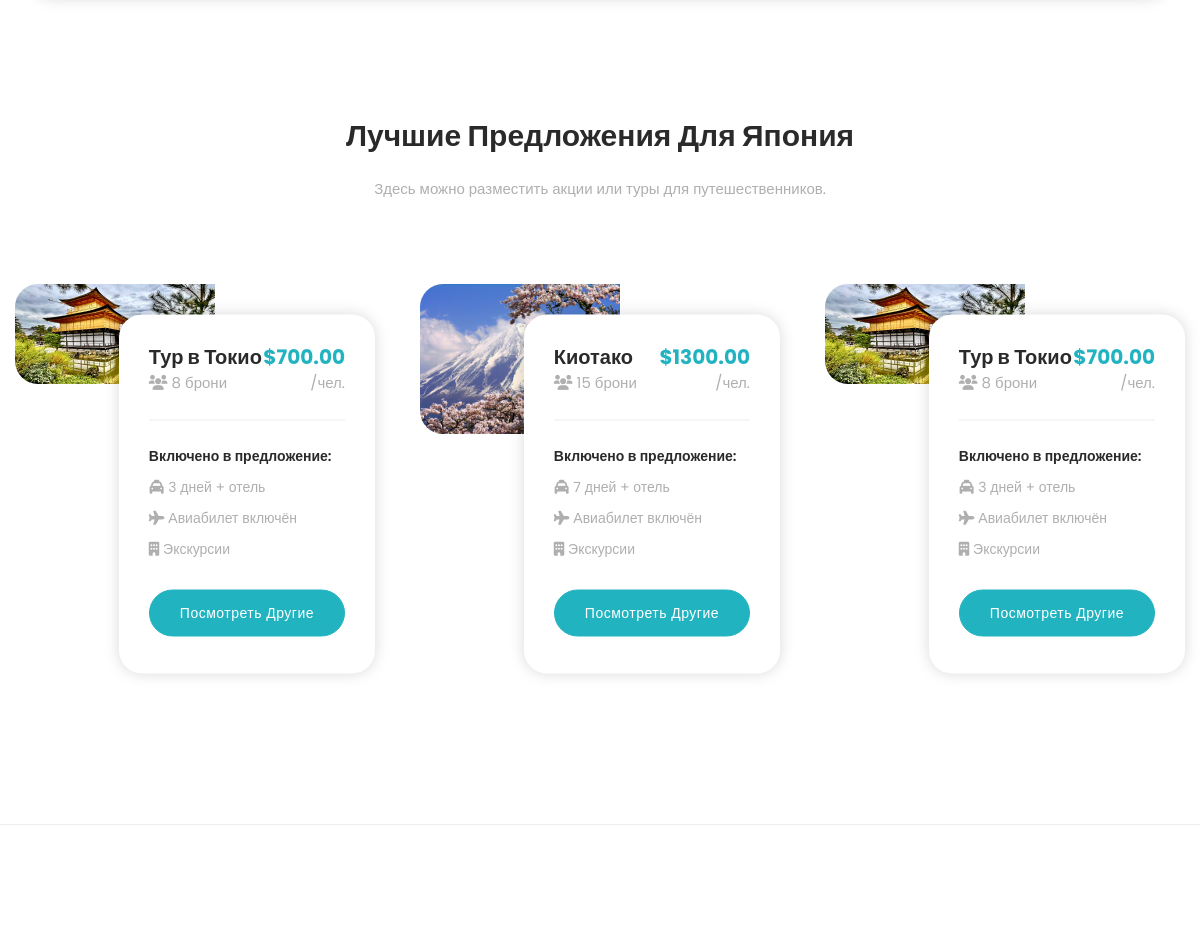
Before: /destination/yaponiya/ (middle part) with the older database file.
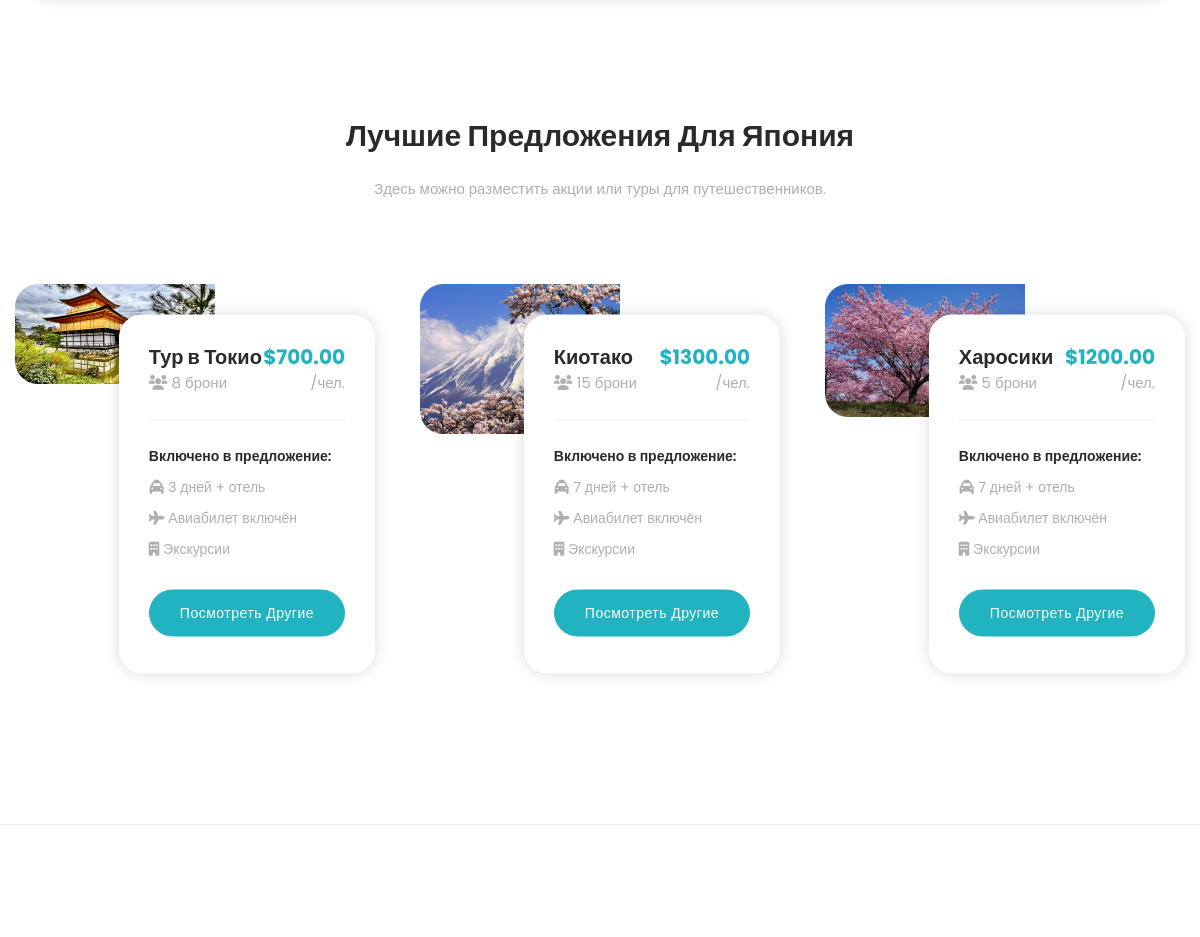
After: the same page with the newer database file.
### main/models.py (models this page shows, shortened)
class WeeklyOffer(models.Model):
    title = models.CharField("Название", max_length=200)
    description = models.TextField("Описание", blank=True)
    price = models.DecimalField("Цена (USD)", max_digits=10, decimal_places=2)
    bookings = models.PositiveIntegerField("Количество броней", default=0)
    days = models.PositiveIntegerField("Дней тура", default=1)
    includes_flight = models.BooleanField("Включён перелёт", default=True)
    includes_hotel = models.BooleanField("Включён отель", default=True)
    includes_excursions = models.BooleanField("Включены экскурсии", default=True)
    image = models.ImageField("Изображение", upload_to="offers/", blank=True, null=True)
    destination = models.ForeignKey('Destination', on_delete=models.CASCADE, related_name='weekly_offers')

### main/views.py (the view)
# urls.py: path("destination/<slug:slug>/", views.destination_detail, name="destination_detail"),
def destination_detail(request, slug):
    destination = get_object_or_404(Destination, slug=slug)
    places = destination.places.all()
    weekly_offers = WeeklyOffer.objects.filter(destination=destination).distinct()
    return render(request, "main/destination_detail.html", {
        "destination": destination,
        "weekly_offers": weekly_offers,
        "places": places,
    })

### main/models.py (called while the page is built)
    @property
    def formatted_population(self):
        return f"{self.population_mil} млн" if self.population_mil else "—"

    @property
    def formatted_area(self):
        return f"{self.area_km2:,} км²".replace(",", " ") if self.area_km2 else "—"

    @property
    def formatted_gdp(self):
        return f"${self.gdp_usd:,}".replace(",", " ") if self.gdp_usd else "—"

### main/templates/main/destination_detail.html (shortened to what this page needs)
{% extends 'base.html' %}
{% load static %}
{% block content %}
<div class="weekly-offers">
  <div class="container">
    <div class="row">
      <div class="col-lg-6 offset-lg-3">
        <div class="section-heading text-center">
          <h2>Лучшие предложения для {{ destination.title }}</h2>
          <p>Здесь можно разместить акции или туры для путешественников.</p>
        </div>
      </div>
    </div>
  </div>
  <div class="container-fluid">
    <div class="row">
      <div class="col-lg-12">
        <div class="owl-weekly-offers owl-carousel">
          {% for offer in weekly_offers %}
          <div class="item">
            <div class="thumb">
              <div class="text">
                <h4>{{ offer.title }}<br><span><i class="fa fa-users"></i> {{ offer.bookings }} брони</span></h4>
                <h6>${{ offer.price }}<br><span>/чел.</span></h6>
                <ul>
                  <li>Включено в предложение:</li>
                  {% if offer.includes_hotel %}
                    <li><i class="fa fa-taxi"></i> {{ offer.days }} дней + отель</li>
                  {% else %}
                    <li><i class="fa fa-taxi"></i> {{ offer.days }} дней тура</li>
                  {% endif %}
                  {% if offer.includes_flight %}
                    <li><i class="fa fa-plane"></i> Авиабилет включён</li>
                  {% endif %}
                  {% if offer.includes_excursions %}
                    <li><i class="fa fa-building"></i> Экскурсии</li>
                  {% endif %}
                </ul>
                <div class="main-button">
                  <a href="{% url 'home' %}">Посмотреть другие</a>
                </div>
              </div>
            </div>
          </div>
          {% empty %}
          <p>Пока нет предложений для этого направления.</p>
          {% endfor %}
        </div>
      </div>
    </div>
  </div>
</div>
{% endblock %}

Changed rows visible on the page:
added WeeklyOffer: title "Харосики", bookings "5", price "1200.00", days "7", includes_flight True (drawn), includes_excursions True (drawn)
